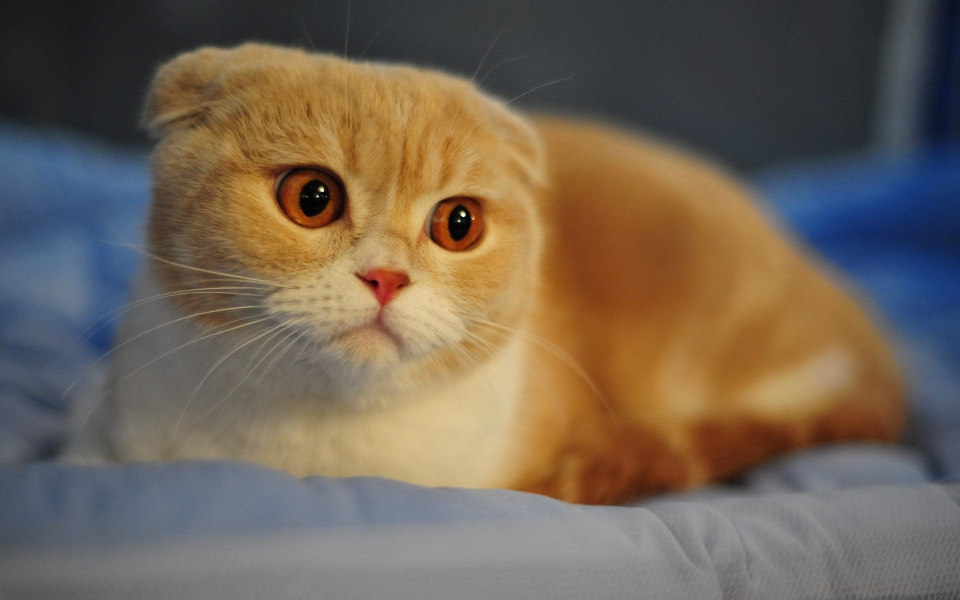
#> input picture 123.jpg, 1920 x 1200 px (shown at 1/2 size)
$ python test7_10.py
#> lines starting #> are read from the running program, lines starting #| are printed output that depends on the picture
import cv2
from PIL import Image

import matplotlib.pyplot as plt
cv2.namedWindow('Cat', cv2.WINDOW_NORMAL)
cv2.resizeWindow('Cat', 400, 200)
img = cv2.imread('./123.jpg',0)
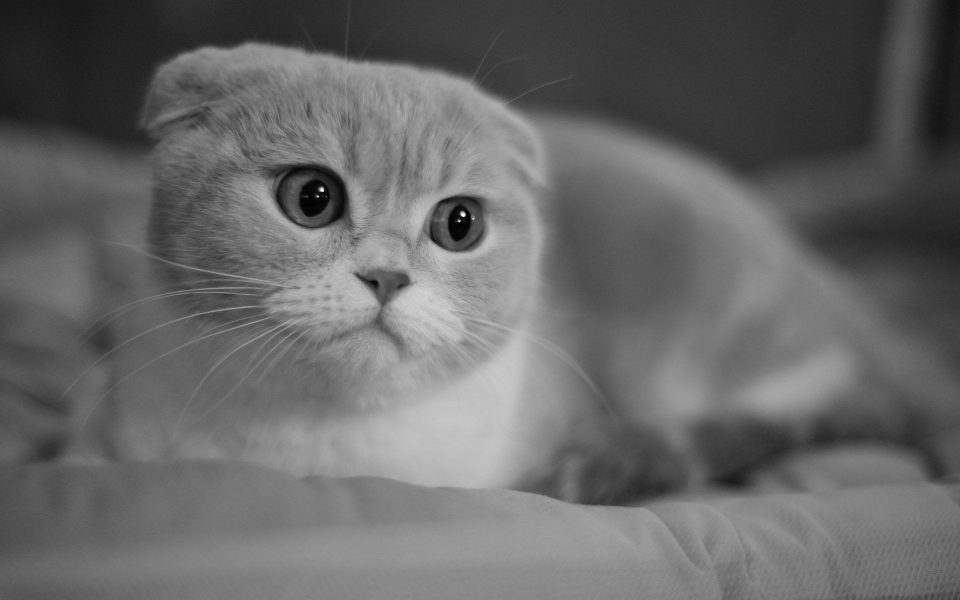
#> img: shape (1200, 1920) (shown at 1/2 size); min 0, max 255, mean 102.7
cv2.imshow('Cat',img)
tem = cv2.waitKey(0)
#> (key q is pressed here)
if tem == ord('q'):
    cv2.destroyAllWindows()
